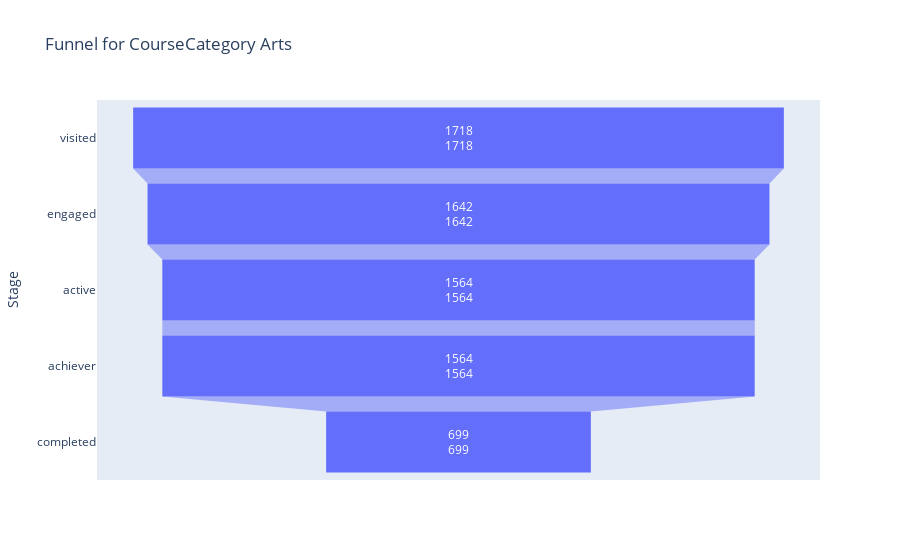

This figure's notebook cell:
### Code cell
import pandas as pd
import plotly.express as px

# Funnel stages
stages = ['visited', 'engaged', 'active', 'achiever', 'completed']

# Aggregate users per CourseCategory
category_segments = df.groupby('CourseCategory')[stages].sum().reset_index()

# Melt into long format
category_funnel = category_segments.melt(
    id_vars='CourseCategory',
    value_vars=stages,
    var_name='Stage',
    value_name='Users'
)

# Ensure stages are in correct order
category_funnel['Stage'] = pd.Categorical(category_funnel['Stage'], categories=stages, ordered=True)
category_funnel = category_funnel.sort_values(['CourseCategory','Stage']).reset_index(drop=True)

# Fix achiever stage: users must be monotonically decreasing
category_funnel['Users'] = category_funnel.groupby('CourseCategory')['Users'].cummin()

# Recalculate Drop-off and Conversion %
category_funnel['Drop-off'] = category_funnel.groupby('CourseCategory')['Users'].shift(1) - category_funnel['Users']
category_funnel['Conversion %'] = category_funnel['Users'] / category_funnel.groupby('CourseCategory')['Users'].shift(1) * 100
category_funnel['Conversion %'] = category_funnel['Conversion %'].fillna(100)

# Display the corrected CourseCategory funnel
print("=== CourseCategory Segmented Funnel ===")
print(category_funnel)

# -------- Funnel Visualization per CourseCategory --------
for category in category_funnel['CourseCategory'].unique():
    temp_df = category_funnel[category_funnel['CourseCategory'] == category]
    fig = px.funnel(temp_df, x='Users', y='Stage', text='Users', title=f"Funnel for CourseCategory {category}")
    fig.show()

### Figure 1 — Plotly figure (JSON) as saved in the notebook; plotly's stock layout.template omitted (floating-point values rounded to 4 significant figures)
{"data": [{"hovertemplate": "Users=%{text}<br>Stage=%{y}<extra></extra>", "legendgroup": "", "marker": {"color": "#636efa"}, "name": "", "orientation": "h", "showlegend": false, "text": [1718, 1642, 1564, 1564, 699], "type": "funnel", "x": [1718, 1642, 1564, 1564, 699], "xaxis": "x", "y": ["visited", "engaged", "active", "achiever", "completed"], "yaxis": "y"}], "layout": {"autosize": true, "legend": {"tracegroupgap": 0}, "title": {"text": "Funnel for CourseCategory Arts"}, "xaxis": {"anchor": "y", "autorange": true, "domain": [0, 1], "range": [-954.4, 954.4], "title": {"text": "Users"}, "type": "linear"}, "yaxis": {"anchor": "x", "autorange": true, "domain": [0, 1], "range": [4.5, -0.5], "title": {"text": "Stage"}, "type": "category"}}}
